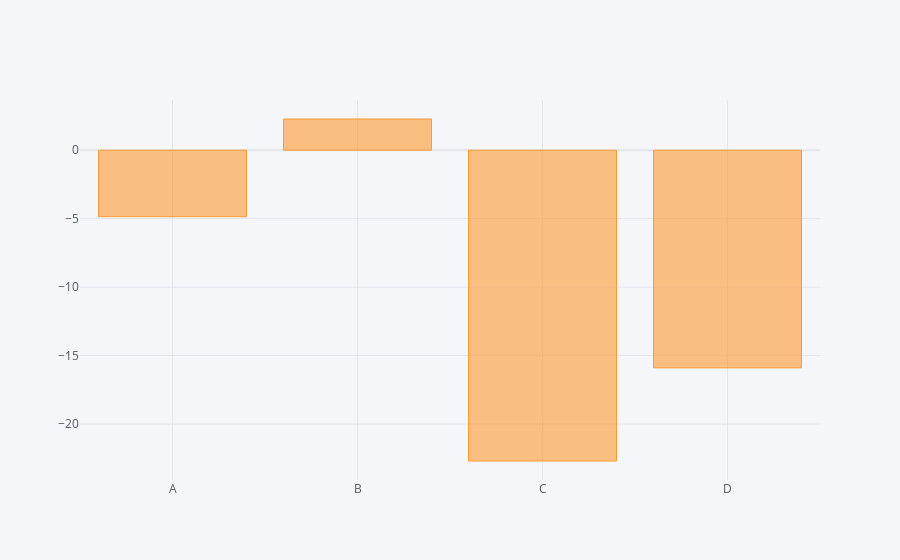

Notebook source saved alongside this figure:
### Code cell
df.sum().iplot(kind="bar")

### Figure 1 — Plotly figure (JSON) as saved in the notebook; plotly's stock layout.template omitted (floating-point values rounded to 4 significant figures)
{"data": [{"marker": {"color": "rgba(255, 153, 51, 0.6)", "line": {"color": "rgba(255, 153, 51, 1.0)", "width": 1}}, "name": "None", "orientation": "v", "text": "", "type": "bar", "x": ["A", "B", "C", "D"], "y": [-4.857, 2.28, -22.7, -15.89]}], "layout": {"legend": {"bgcolor": "#F5F6F9", "font": {"color": "#4D5663"}}, "paper_bgcolor": "#F5F6F9", "plot_bgcolor": "#F5F6F9", "title": {"font": {"color": "#4D5663"}}, "xaxis": {"gridcolor": "#E1E5ED", "showgrid": true, "tickfont": {"color": "#4D5663"}, "title": {"font": {"color": "#4D5663"}, "text": ""}, "zerolinecolor": "#E1E5ED"}, "yaxis": {"gridcolor": "#E1E5ED", "showgrid": true, "tickfont": {"color": "#4D5663"}, "title": {"font": {"color": "#4D5663"}, "text": ""}, "zerolinecolor": "#E1E5ED"}}}
